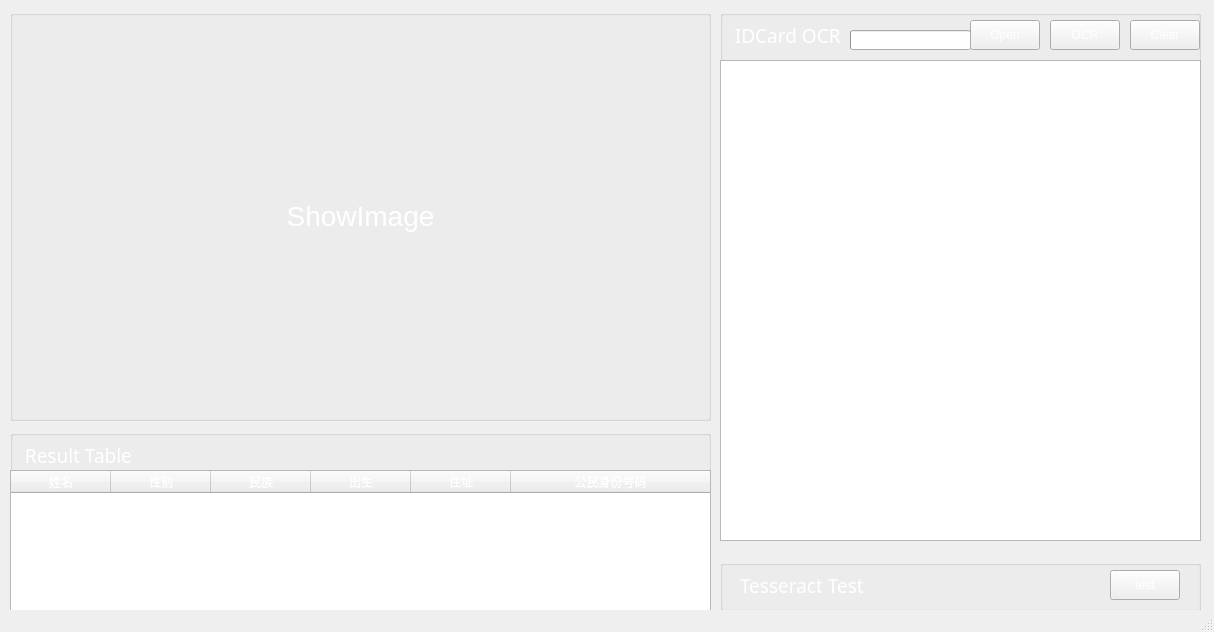
<?xml version="1.0" encoding="UTF-8"?>
<ui version="4.0">
 <class>DetectCharClass</class>
 <widget class="QMainWindow" name="DetectCharClass">
  <property name="geometry">
   <rect>
    <x>0</x>
    <y>0</y>
    <width>1214</width>
    <height>632</height>
   </rect>
  </property>
  <property name="windowTitle">
   <string>IDCard OCR</string>
  </property>
  <property name="styleSheet">
   <string notr="true">
background-image: url(:/img/img/back10.jpg);

color: rgb(255, 255, 255);
</string>
  </property>
  <widget class="QWidget" name="centralWidget">
   <widget class="QLabel" name="ShowImg">
    <property name="geometry">
     <rect>
      <x>20</x>
      <y>20</y>
      <width>681</width>
      <height>391</height>
     </rect>
    </property>
    <property name="font">
     <font>
      <pointsize>21</pointsize>
     </font>
    </property>
    <property name="styleSheet">
     <string notr="true">color: rgb(255, 255, 255);</string>
    </property>
    <property name="frameShape">
     <enum>QFrame::Panel</enum>
    </property>
    <property name="lineWidth">
     <number>0</number>
    </property>
    <property name="text">
     <string>ShowImage</string>
    </property>
    <property name="alignment">
     <set>Qt::AlignCenter</set>
    </property>
   </widget>
   <widget class="QPushButton" name="OpenImg">
    <property name="geometry">
     <rect>
      <x>970</x>
      <y>20</y>
      <width>70</width>
      <height>30</height>
     </rect>
    </property>
    <property name="styleSheet">
     <string notr="true">font: 10pt &quot;微软雅黑&quot;;
color: rgb(255, 255, 255);</string>
    </property>
    <property name="text">
     <string>Open</string>
    </property>
   </widget>
   <widget class="QPushButton" name="Process">
    <property name="geometry">
     <rect>
      <x>1050</x>
      <y>20</y>
      <width>70</width>
      <height>30</height>
     </rect>
    </property>
    <property name="styleSheet">
     <string notr="true">font: 10pt &quot;微软雅黑&quot;;
color: rgb(255, 255, 255);</string>
    </property>
    <property name="text">
     <string>OCR</string>
    </property>
   </widget>
   <widget class="QTextEdit" name="textEdit_IDCard">
    <property name="geometry">
     <rect>
      <x>720</x>
      <y>60</y>
      <width>481</width>
      <height>481</height>
     </rect>
    </property>
    <property name="styleSheet">
     <string notr="true">font: 10pt &quot;微软雅黑&quot;;
color: rgb(255, 255, 255);</string>
    </property>
   </widget>
   <widget class="QPushButton" name="pushButton_clear1">
    <property name="geometry">
     <rect>
      <x>1130</x>
      <y>20</y>
      <width>70</width>
      <height>30</height>
     </rect>
    </property>
    <property name="styleSheet">
     <string notr="true">font: 10pt &quot;微软雅黑&quot;;
color: rgb(255, 255, 255);</string>
    </property>
    <property name="text">
     <string>Clear</string>
    </property>
   </widget>
   <widget class="QGroupBox" name="groupBox">
    <property name="geometry">
     <rect>
      <x>10</x>
      <y>10</y>
      <width>701</width>
      <height>411</height>
     </rect>
    </property>
    <property name="title">
     <string/>
    </property>
    <property name="flat">
     <bool>false</bool>
    </property>
   </widget>
   <widget class="QGroupBox" name="groupBox_4">
    <property name="geometry">
     <rect>
      <x>720</x>
      <y>560</y>
      <width>481</width>
      <height>51</height>
     </rect>
    </property>
    <property name="title">
     <string/>
    </property>
    <widget class="QPushButton" name="testPushButton">
     <property name="geometry">
      <rect>
       <x>390</x>
       <y>10</y>
       <width>70</width>
       <height>30</height>
      </rect>
     </property>
     <property name="styleSheet">
      <string notr="true">font: 10pt &quot;微软雅黑&quot;;
color: rgb(255, 255, 255);</string>
     </property>
     <property name="text">
      <string>test</string>
     </property>
    </widget>
    <widget class="QLabel" name="label_6">
     <property name="geometry">
      <rect>
       <x>20</x>
       <y>10</y>
       <width>141</width>
       <height>31</height>
      </rect>
     </property>
     <property name="font">
      <font>
       <family>微软雅黑</family>
       <pointsize>14</pointsize>
       <weight>50</weight>
       <italic>false</italic>
       <bold>false</bold>
      </font>
     </property>
     <property name="styleSheet">
      <string notr="true">font: 14pt &quot;微软雅黑&quot;;
color: rgb(255, 255, 255);</string>
     </property>
     <property name="text">
      <string>Tesseract Test</string>
     </property>
    </widget>
   </widget>
   <widget class="QTableWidget" name="tableWidget">
    <property name="geometry">
     <rect>
      <x>10</x>
      <y>470</y>
      <width>701</width>
      <height>141</height>
     </rect>
    </property>
    <property name="styleSheet">
     <string notr="true">QScrollBar{
background:black; 
 height:10px;
}</string>
    </property>
    <property name="verticalScrollBarPolicy">
     <enum>Qt::ScrollBarAlwaysOff</enum>
    </property>
    <property name="horizontalScrollBarPolicy">
     <enum>Qt::ScrollBarAlwaysOff</enum>
    </property>
    <property name="textElideMode">
     <enum>Qt::ElideRight</enum>
    </property>
    <attribute name="horizontalHeaderCascadingSectionResizes">
     <bool>true</bool>
    </attribute>
    <attribute name="horizontalHeaderMinimumSectionSize">
     <number>20</number>
    </attribute>
    <attribute name="horizontalHeaderStretchLastSection">
     <bool>true</bool>
    </attribute>
    <attribute name="verticalHeaderCascadingSectionResizes">
     <bool>false</bool>
    </attribute>
    <attribute name="verticalHeaderDefaultSectionSize">
     <number>30</number>
    </attribute>
    <attribute name="verticalHeaderMinimumSectionSize">
     <number>20</number>
    </attribute>
    <column>
     <property name="text">
      <string>姓名</string>
     </property>
    </column>
    <column>
     <property name="text">
      <string>性别</string>
     </property>
    </column>
    <column>
     <property name="text">
      <string>民族</string>
     </property>
    </column>
    <column>
     <property name="text">
      <string>出生</string>
     </property>
    </column>
    <column>
     <property name="text">
      <string>住址</string>
     </property>
    </column>
    <column>
     <property name="text">
      <string>公民身份号码</string>
     </property>
    </column>
   </widget>
   <widget class="QGroupBox" name="groupBox_3">
    <property name="geometry">
     <rect>
      <x>10</x>
      <y>430</y>
      <width>701</width>
      <height>181</height>
     </rect>
    </property>
    <property name="title">
     <string/>
    </property>
    <widget class="QLabel" name="label_2">
     <property name="geometry">
      <rect>
       <x>10</x>
       <y>10</y>
       <width>121</width>
       <height>31</height>
      </rect>
     </property>
     <property name="font">
      <font>
       <family>微软雅黑</family>
       <pointsize>14</pointsize>
       <weight>50</weight>
       <italic>false</italic>
       <bold>false</bold>
      </font>
     </property>
     <property name="styleSheet">
      <string notr="true">font: 14pt &quot;微软雅黑&quot;;
color: rgb(255, 255, 255);</string>
     </property>
     <property name="text">
      <string> Result Table</string>
     </property>
    </widget>
   </widget>
   <widget class="QGroupBox" name="groupBox_5">
    <property name="geometry">
     <rect>
      <x>720</x>
      <y>10</y>
      <width>481</width>
      <height>411</height>
     </rect>
    </property>
    <property name="title">
     <string/>
    </property>
    <widget class="QProgressBar" name="ocrProgressBar">
     <property name="geometry">
      <rect>
       <x>130</x>
       <y>20</y>
       <width>121</width>
       <height>20</height>
      </rect>
     </property>
     <property name="styleSheet">
      <string notr="true"/>
     </property>
     <property name="maximum">
      <number>100</number>
     </property>
     <property name="value">
      <number>0</number>
     </property>
    </widget>
    <widget class="QLabel" name="label">
     <property name="geometry">
      <rect>
       <x>10</x>
       <y>10</y>
       <width>121</width>
       <height>31</height>
      </rect>
     </property>
     <property name="font">
      <font>
       <family>微软雅黑</family>
       <pointsize>14</pointsize>
       <weight>50</weight>
       <italic>false</italic>
       <bold>false</bold>
      </font>
     </property>
     <property name="styleSheet">
      <string notr="true">font: 14pt &quot;微软雅黑&quot;;
color: rgb(255, 255, 255);</string>
     </property>
     <property name="text">
      <string> IDCard OCR</string>
     </property>
    </widget>
   </widget>
   <zorder>groupBox_5</zorder>
   <zorder>groupBox_3</zorder>
   <zorder>groupBox_4</zorder>
   <zorder>groupBox</zorder>
   <zorder>ShowImg</zorder>
   <zorder>OpenImg</zorder>
   <zorder>Process</zorder>
   <zorder>textEdit_IDCard</zorder>
   <zorder>pushButton_clear1</zorder>
   <zorder>tableWidget</zorder>
  </widget>
  <widget class="QStatusBar" name="statusBar"/>
 </widget>
 <layoutdefault spacing="6" margin="11"/>
 <resources/>
 <connections>
  <connection>
   <sender>OpenImg</sender>
   <signal>clicked()</signal>
   <receiver>DetectCharClass</receiver>
   <slot>ShowImg()</slot>
   <hints>
    <hint type="sourcelabel">
     <x>750</x>
     <y>69</y>
    </hint>
    <hint type="destinationlabel">
     <x>347</x>
     <y>49</y>
    </hint>
   </hints>
  </connection>
  <connection>
   <sender>Process</sender>
   <signal>clicked()</signal>
   <receiver>DetectCharClass</receiver>
   <slot>ProcessClicked()</slot>
   <hints>
    <hint type="sourcelabel">
     <x>840</x>
     <y>69</y>
    </hint>
    <hint type="destinationlabel">
     <x>276</x>
     <y>465</y>
    </hint>
   </hints>
  </connection>
 </connections>
 <slots>
  <slot>OpenString()</slot>
  <slot>ShowImg()</slot>
  <slot>ProcessClicked()</slot>
 </slots>
</ui>
